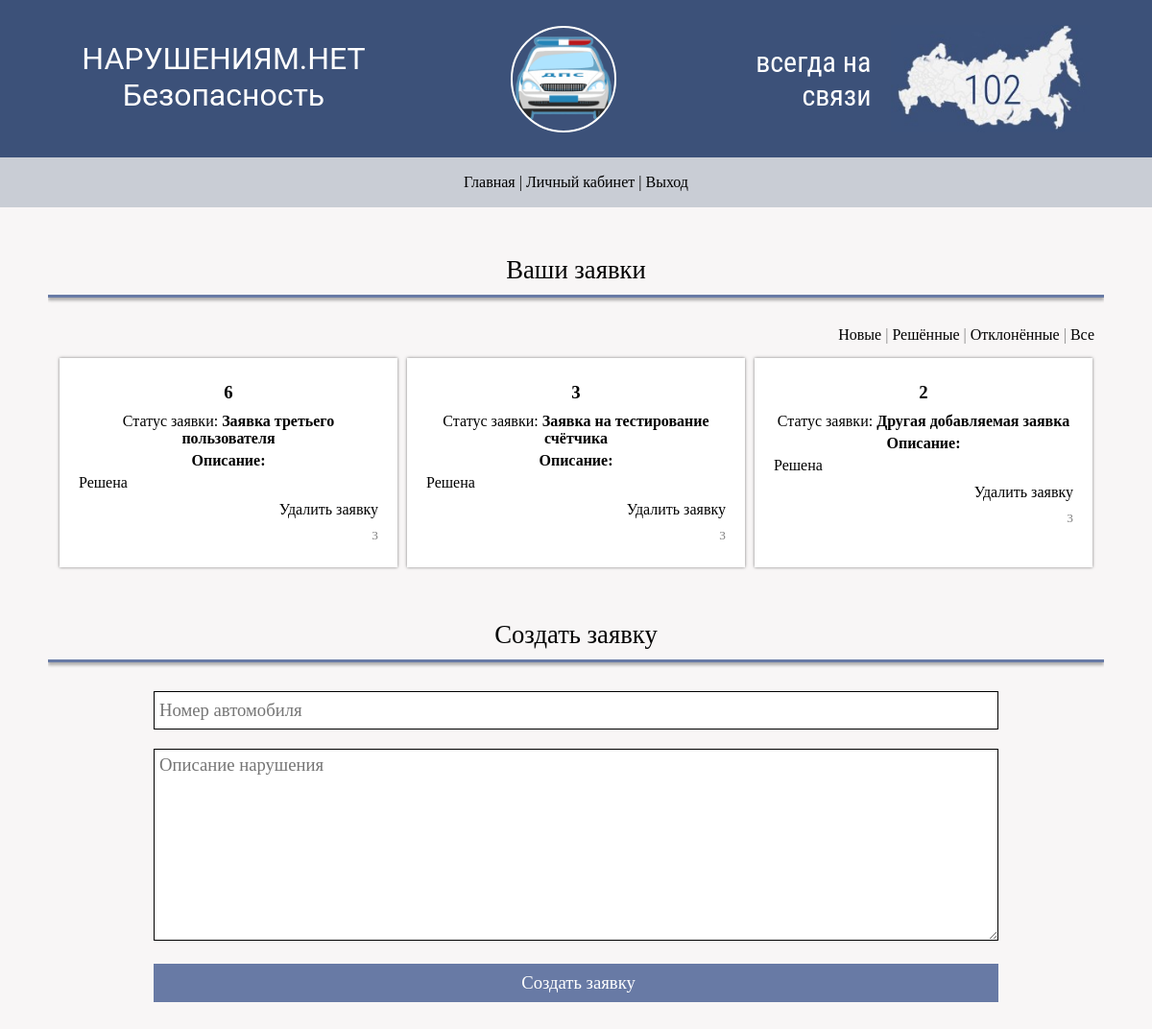
/personal-cabinet.php?uid=3 (signed in), run on the app's committed database.
### tables this page shows
CREATE TABLE `applications` (
  `application_id` int(11) NOT NULL,
  `user_id` int(11) NOT NULL,
  `title` varchar(50) NOT NULL,
  `description` varchar(500) NOT NULL,
  `path_to_image_before` varchar(100) NOT NULL,
  `path_to_image_after` varchar(100) DEFAULT NULL,
  `rejection_reason` varchar(500) DEFAULT NULL,
  `created_at` datetime NOT NULL DEFAULT current_timestamp(),
  `status_id` int(11) NOT NULL,
  `category_id` int(11) NOT NULL
);

CREATE TABLE `status` (
  `status_id` int(11) NOT NULL,
  `status` text NOT NULL
);

CREATE TABLE `category` (
  `category_id` int(11) NOT NULL,
  `category` varchar(100) NOT NULL
);

### service/func.php (the view, shortened to what this page needs)
<?php
function fnGetApplicationsUser ($uid) {
	global $mysqli;
	$applications_sql = sprintf ("SELECT a.*, c.category as category_name, s.status as status_name FROM `applications` as a LEFT JOIN `status` as s on s.`status_id`=a.`status_id` LEFT JOIN `category` as c on c.`category_id`=a.`category_id` WHERE a.`user_id`= %d ORDER BY a.`created_at` DESC", $uid);
	$result = $mysqli->query ($applications_sql);
	if ($result) {
		if($result->num_rows == 0) {
			$app = "<h3>Заявки отсутствуют</h3>";
		} else {
			while ($row = $result->fetch_array ()) {
				$app .= sprintf ("
					<div class='wrap'>
						<h3>%s</h3>
						<p id='status'>Статус заявки: <b>%s</b></p>
						<h4>Описание:</h4>
						<p class='justify'>%s</p>
						<p class='del'><a href='service/delete-application.php?uid=%d&id=%d' onclick='return fn_app_delete()'>Удалить заявку</a></p>
						<p class='date'>%s</p>
					</div>",
					$row["application_id"],
					$row["title"],
					$row["status_name"],
					$row["category_name"],
					$row["description"],
					$_SESSION["user_id"],
					$row["application_id"],
					$row["created_at"]
				);
			}
		}
	} else {
		$app = "<h3>Ошибка вывода заявок</h3>";
	}
	return $app;
};

### include/header.php (shortened to what this page needs)
<!DOCTYPE html>
<html lang=ru>
	<head>
		<link rel="stylesheet" href="./css/style.css">
	</head>
	<body>
	<header class="header">
	<a class="header-text-left" href="index.php">
			<span class="header-txt-left">НАРУШЕНИЯМ.НЕТ</span>
			<span class="header-txt-left">Безопасность Уважение Надежность</span>
		</a>
		<div class="logo1"></div>
		<div class="header-text-right">
			<div class="header-img-right"></div>
			<span class="header-txt-right">всегда на связи</span>
		</div>
	</header>
		<header>
			<div class="content">
				<?php include ("menu.php"); ?>
			</div>
		</header>

### include/menu.php (shortened to what this page needs)
<?php
if (isset($_SESSION["auth"]) && $_SESSION["auth"] == true) {
    $menu = '<a href="./"> Главная</a> | ';
    $menu .= sprintf("
        <a href='./personal-cabinet.php?uid=%d'>Личный кабинет</a> |
        <a href='./service/logout.php'>Выход</a>",
        $_SESSION["user_id"]
    );
} else {
    $menu = '
        <a href="registr.php">Регистрация</a> |
        <a href="logout.php">Вход</a>
    ';
}
print($menu);
?>

### personal-cabinet.php (shortened to what this page needs)
<?php
	include ("connect.php");
	include ("service/func.php");
?>
<?php	include ("include/header.php"); ?>
	<main>
		<div class="content">
			<div class="heading">Ваши заявки</div>
			<nav class="filtration">
				<a onclick="fn_app_filtration ('Новая')">Новые</a> |
				<a onclick="fn_app_filtration ('Решена')">Решённые</a> |
				<a onclick="fn_app_filtration ('Отклонена')">Отклонённые</a> |
				<a onclick="fn_app_filtration ()">Все</a>
			</nav>
			<div class="container">
				<?php print (fnGetApplicationsUser ($_GET["uid"])); ?>
			</div>
				<?php include ("include/form_app.php"); ?>
		</div>
	</main>
<?php include ("include/footer.php"); ?>

### include/form_app.php (shortened to what this page needs)
<div class="heading">Создать заявку</div>
<form enctype="multipart/form-data" action="service/add-application.php?uid=<?php print ($_SESSION['user_id']); ?>" method="POST" onsubmit="return fn_app_add();">
	<input type="text" placeholder="Номер автомобиля" name="title">
	<textarea name="description" placeholder="Описание нарушения"></textarea>
	<input type="submit" value="Создать заявку">
</form>

### include/footer.php (shortened to what this page needs)
		<footer>
		</footer>
	</body>
</html>

### css/style.css (style rules this page uses)
* { margin: 0; padding: 0; box-sizing: border-box; }
body { font-family: Verdana; background: rgb(248, 246, 246); font-size: 12pt; }
.header { display: flex; align-items: center; justify-content: space-around; width: 100%; height: 164px; background-color: #3C5179; background-repeat: no-repeat; background-position: center center; background-size: cover; opacity: 1; overflow: hidden; }
.header-text-left { width: 335px; height: 81px; background: url("../images/v2_4.png"); background-repeat: no-repeat; background-position: center center; background-size: cover; opacity: 1; overflow: hidden; }
.header-txt-left { width: 335px; color: rgba(255,255,255,1); font-family: Roboto; font-weight: SemiBold; font-size: 32px; opacity: 1; text-align: left; }
.logo1 { width: 110px; height: 111px; background: url("../images/v1_22.png"); background-repeat: no-repeat; background-position: center center; background-size: cover; opacity: 1; border: 2px solid rgba(255,255,255,1); border-top-left-radius: 59px; border-top-right-radius: 59px; border-bottom-left-radius: 59px; border-bottom-right-radius: 59px; overflow: hidden; }
.header-text-right { width: 362px; height: 112px; background: url(../images/v2_3.png); background-repeat: no-repeat; background-position: center center; background-size: cover; opacity: 1; overflow: hidden; display: flex; align-items: center; justify-content: space-between; flex-direction: row-reverse; }
.header-img-right { width: 207px; height: 112px; background: url("../images/v1_6.jpg"); background-repeat: no-repeat; background-position: center center; background-size: cover; opacity: 1; overflow: hidden; }
.header-txt-right { width: 135px; color: rgba(255,255,255,1); font-family: Roboto Condensed; font-weight: Regular; font-size: 30px; opacity: 1; text-align: right; }
a { color: black; cursor: pointer; text-decoration: none; }
div.content { margin: 0 auto; overflow: hidden; }
header { padding: 20px 0; text-align: center; width: 100%; height: 52px; background: rgba(201,205,213,1); background-repeat: no-repeat; background-position: center center; background-size: cover; opacity: 1; overflow: hidden; display: flex; align-items: center; flex-wrap: nowrap; flex-direction: row; justify-content: center; }
div.heading { padding: 20px 0 10px 0; margin: 30px 0 20px 0; text-align: center; font-size: 20pt; border-bottom: solid 3px #687aa5; box-shadow: 0 3px 3px rgba(0,0,0,0.3); }
form { text-align: center; }
form input, textarea, select { width: 95%; height: 40px; font-family: Lagoda; border: solid 1px black; font-size: 14pt; padding-left: 5px; margin: 10px 0; }
textarea { padding: 5px; height: 200px; }
form input[type=button], input[type=submit] { border: none; background-color: #687aa5; color: white; }
div.container { text-align: center; display: flex; justify-content: center; flex-wrap: wrap; }
div.container div.wrap { padding: 20px; margin: 5px; text-align: center; background-color: white; box-shadow: 0 0 3px rgba(0,0,0,0.5); }
div.container div.wrap p, div.container div.wrap h3 { padding: 5px 0; }
div.container div.wrap p.justify { text-align: justify; }
div.container div.wrap p.date { text-align: right; font-size: 10pt; color: gray; }
div.container div.wrap p.del { text-align: right; font-size: 12pt; }
nav.filtration, nav.count, nav.category { text-align: right; color: gray; font-size: 12pt; padding: 10px; }
footer { padding: 50px 0; text-align: center; }
@media screen and (min-width: 1200px) { body { min-width: 1100px; } }
@media screen and (min-width: 1200px) { div.content { width: 1100px; } }
@media screen and (min-width: 1200px) { form input, textarea, select { width: 80%; } }
@media screen and (min-width: 1200px) { div.container div.wrap { width: 32%; } }

### data on the page
applications: application_id+title+description "6 Статус заявки: Заявка третьего пользователя Описание: Решена Удалить заявку 3"
applications: application_id+title+description "3 Статус заявки: Заявка на тестирование счётчика Описание: Решена Удалить заявку 3"
applications: application_id+title+description "2 Статус заявки: Другая добавляемая заявка Описание: Решена Удалить заявку 3"
